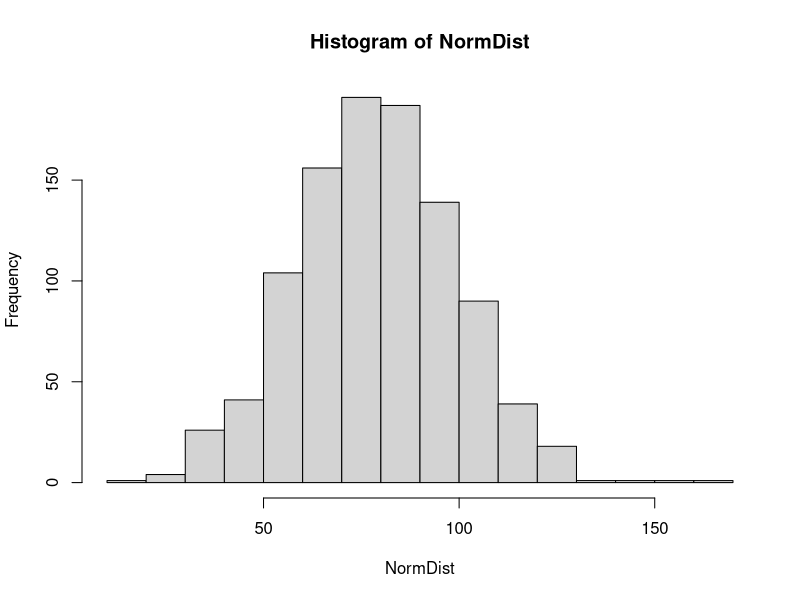
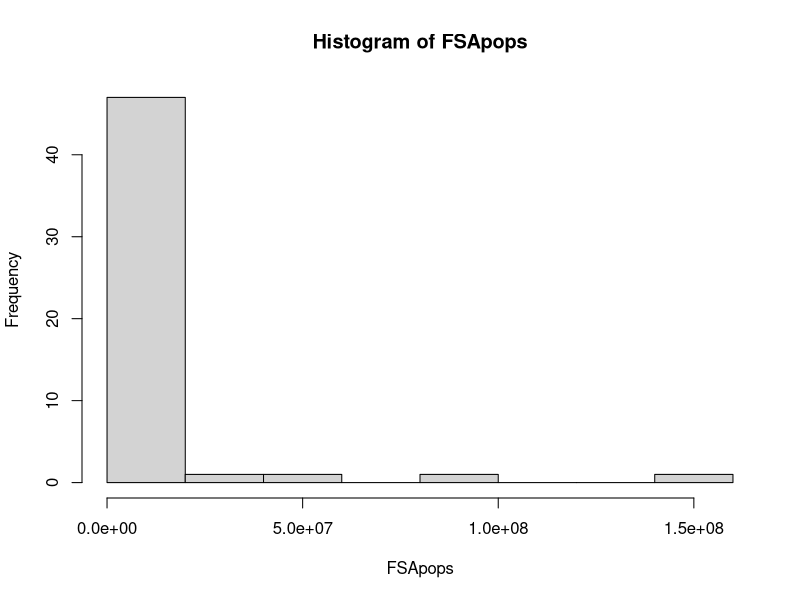

Here is the R script that generated these plots, in order:
# Task 1

NormDist <- rnorm(1000, 80, 20)
hist(NormDist)

ThreeVars<-function(NormDist,newmin,newmax){
  return(sum(NormDist>=newmin & NormDist<=newmax))
}

ThreeVars(NormDist,79,81)

head(rnorm(1000,80,20))
head(rnorm(1000,80,20))
head(rnorm(1000,80,20))
head(rnorm(1000,80,20))

# Task 2

library('VGAM')

FSApops<-rgpd(51)
FSApops

FSApops<-rpareto(51,572381,1)
FSApops

hist(FSApops)

mean(FSApops)
sd(FSApops)

max(FSApops)
min(FSApops)
  
                           
